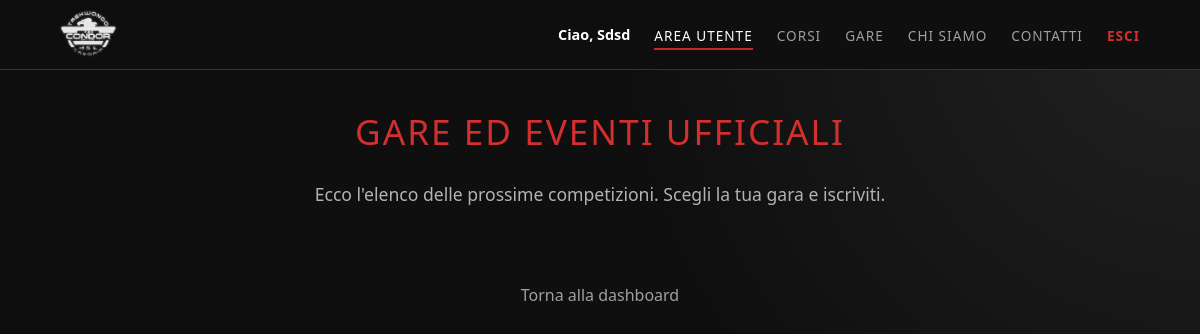
The page /gare.php (signed in) on the database as committed earlier.
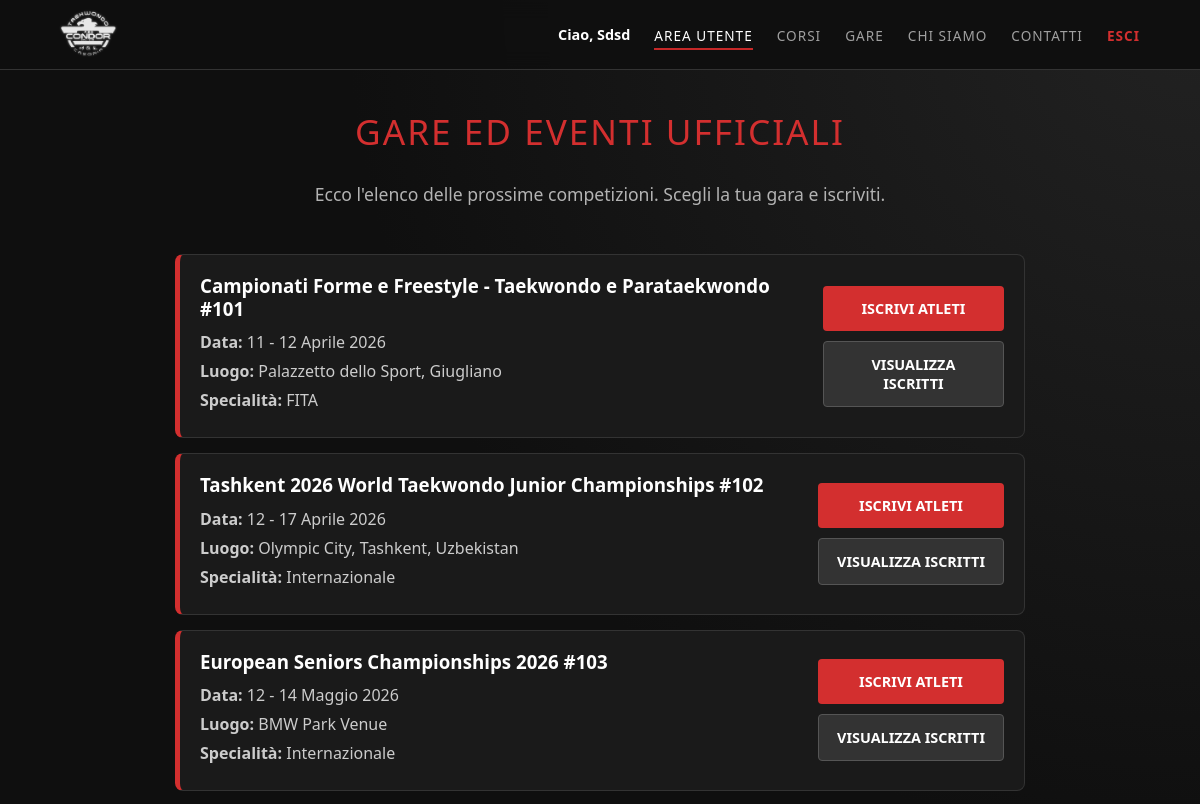
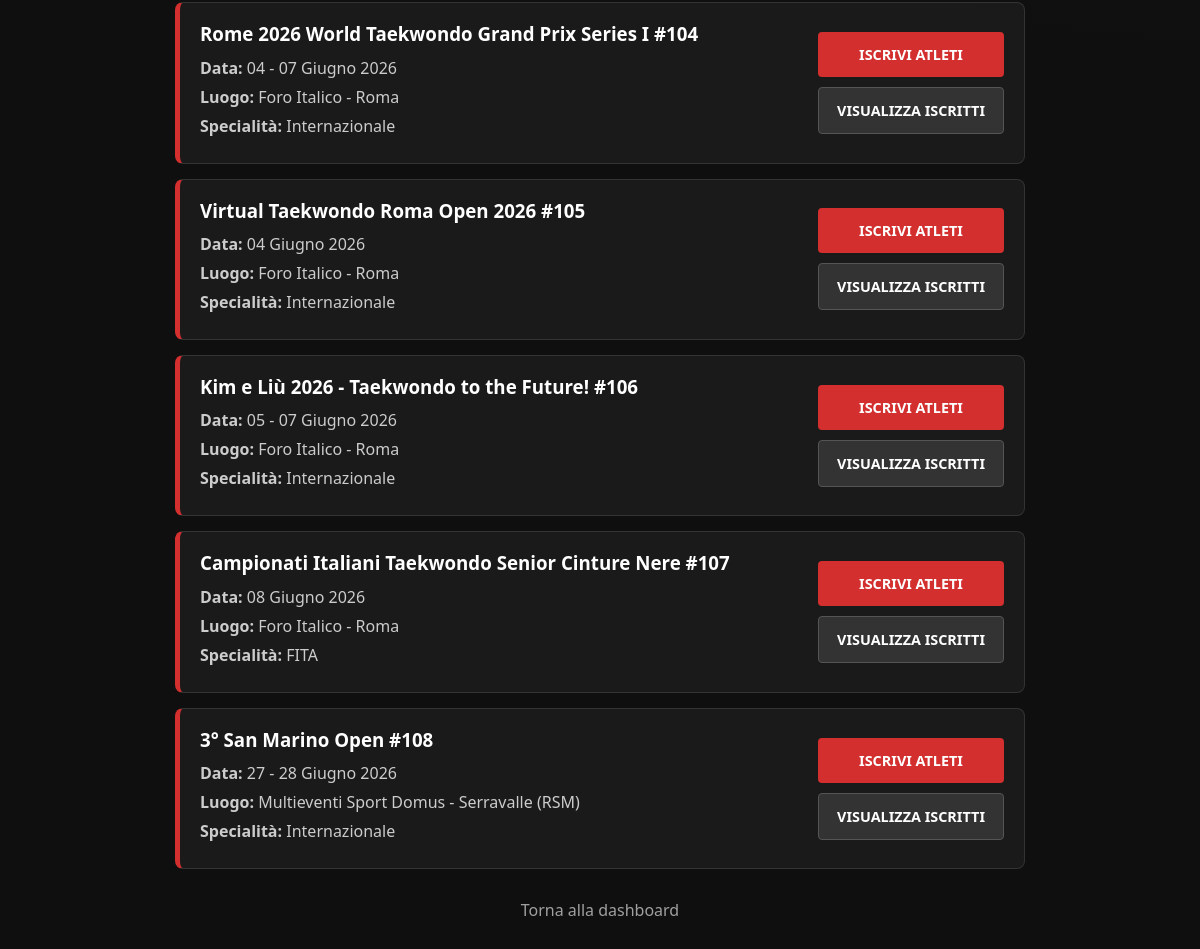
The same page on the database as committed later (2 pictures, top to bottom).
### tables this page shows
CREATE TABLE `gare` (
  `id_gara` int(11) NOT NULL,
  `titolo` varchar(200) NOT NULL,
  `data` varchar(50) NOT NULL,
  `luogo` varchar(150) NOT NULL,
  `specialita` varchar(50) NOT NULL
);

### utils.php (called while the page is built, shortened)
<?php
function utenteLoggato() {
    return isset($_SESSION['utente_loggato']);
}
function utenteCorrente() {
    return $_SESSION['utente_loggato'] ?? '';
}
function e($valore) {
    return htmlspecialchars((string) $valore, ENT_QUOTES, 'UTF-8');
}
?>

### gare.php (the view, shortened to what this page needs)
<?php
require_once 'utils.php';
$db = connessioneDb();
$elenco_gare = [];
if ($db) {
    $risultato = mysqli_query($db, "SELECT id_gara, titolo, `data`, luogo, specialita FROM gare ORDER BY id_gara ASC");
    if ($risultato) {
        while ($riga = mysqli_fetch_assoc($risultato)) {
            $elenco_gare[] = $riga;
        }
    }
}
?>
<!DOCTYPE html>
<html lang="it">
<head>
    <link rel="stylesheet" href="css/style.css">
</head>
<body>
<?php include 'header.php'; ?>
<main class="page-content column-layout fade-in">
    <header class="corsi-header">
        <h2>Gare ed eventi ufficiali</h2>
        <p>Ecco l'elenco delle prossime competizioni. Scegli la tua gara e iscriviti.</p>
    </header>
    <section class="gare-container">
        <?php foreach ($elenco_gare as $gara): ?>
            <article class="gara-card">
                <div class="gara-info">
                    <h3><?php echo e($gara['titolo']); ?></h3>
                    <p><strong>Data:</strong> <?php echo e($gara['data']); ?></p>
                    <p><strong>Luogo:</strong> <?php echo e($gara['luogo']); ?></p>
                    <p><strong>Specialit&agrave;:</strong> <?php echo e($gara['specialita']); ?></p>
                </div>
                <div class="gara-action">
                    <a href="iscriviti.php?id_gara=<?php echo e($gara['id_gara']); ?>" class="btn btn-red">Iscrivi atleti</a>
                    <a href="visualizza_iscritti.php?id_gara=<?php echo e($gara['id_gara']); ?>" class="btn btn-secondary">Visualizza iscritti</a>
                </div>
            </article>
        <?php endforeach; ?>
    </section>
    <div class="page-back">
        <a href="homepage.php" class="btn-link">Torna alla dashboard</a>
    </div>
</main>
</body>
</html>

### header.php (shortened to what this page needs)
<?php
require_once __DIR__ . '/utils.php';
$is_logged = utenteLoggato();
$utente = utenteCorrente();
?>
<header class="main-header">
    <div class="logo-container">
        <a href="<?php echo $is_logged ? 'homepage.php' : 'index.php'; ?>">
            <img src="images/logo.png" alt="ASD Condor">
        </a>
    </div>
    <nav>
        <ul class="nav-links">
            <?php if ($is_logged): ?>
                <li class="nav-user">Ciao, <?php echo e($utente); ?></li>
                <li><a href="homepage.php" class="nav-highlight">Area utente</a></li>
                <li><a href="corsi.php">Corsi</a></li>
                <li><a href="gare.php">Gare</a></li>
                <li><a href="chi_siamo.php">Chi siamo</a></li>
                <li><a href="contatti.php">Contatti</a></li>
                <li><a href="logout.php" class="nav-danger">Esci</a></li>
            <?php endif; ?>
        </ul>
    </nav>
</header>

### css/style.css (style rules this page uses)
:root { --bg-dark: #0f0f0f; --panel-dark: #181818; --panel-soft: #1e1e1e; --accent-red: #c62828; --accent-red-light: #d32f2f; --text-white: #ffffff; --text-gray: #a0a0a0; --border-color: #333333; }
* { box-sizing: border-box; margin: 0; padding: 0; }
body { min-height: 100vh; background-color: var(--bg-dark); background-image: radial-gradient(circle at top right, #222 0%, transparent 40%); color: var(--text-white); display: flex; flex-direction: column; font-family: "Segoe UI", "Helvetica Neue", sans-serif; }
a { color: inherit; }
img, video, iframe { max-width: 100%; }
.main-header { align-items: center; backdrop-filter: blur(10px); background: rgba(15, 15, 15, 0.95); border-bottom: 1px solid var(--border-color); display: flex; height: 70px; justify-content: space-between; padding: 0 5%; position: sticky; top: 0; z-index: 1000; }
.logo-container { align-items: center; display: flex; height: 100%; justify-content: center; }
.logo-container img { filter: brightness(0) invert(1) drop-shadow(0 0 1px rgba(255, 255, 255, 0.5)); height: 50px; opacity: 0.9; transition: filter 0.3s ease, opacity 0.3s ease, transform 0.3s ease; width: auto; }
.nav-links { align-items: center; display: flex; gap: 24px; list-style: none; }
.nav-links a { color: var(--text-gray); font-size: 0.85rem; font-weight: 500; letter-spacing: 1px; position: relative; text-decoration: none; text-transform: uppercase; transition: color 0.3s ease; }
.nav-links a:hover, .nav-links a.nav-highlight { color: var(--text-white); }
.nav-links a::after { background-color: var(--accent-red); bottom: -5px; content: ""; height: 2px; left: 0; position: absolute; transition: width 0.3s ease; width: 0; }
.nav-links a:hover::after, .nav-links a.nav-highlight::after { width: 100%; }
.nav-links a.nav-danger { color: var(--accent-red-light); font-weight: 700; }
.nav-user { color: var(--text-white); font-size: 0.9rem; font-weight: 700; text-transform: capitalize; }
.page-content { align-items: center; display: flex; flex: 1; justify-content: center; padding: 40px 20px; width: 100%; }
.column-layout { align-items: center; flex-direction: column; justify-content: flex-start; }
.fade-in, .form-container, .animated-page { animation: slideUpFade 0.7s cubic-bezier(0.2, 0.8, 0.2, 1) both; }
h1, h2, h3, h4 { line-height: 1.2; }
h2 { color: var(--text-white); font-size: 1.6rem; font-weight: 300; letter-spacing: 1px; margin-bottom: 30px; text-align: center; }
input[type="submit"], button[type="submit"], .btn { border: none; border-radius: 4px; cursor: pointer; display: inline-flex; font-size: 0.9rem; font-weight: 700; justify-content: center; padding: 13px 18px; text-align: center; text-decoration: none; text-transform: uppercase; transition: background-color 0.3s ease, border-color 0.3s ease, color 0.3s ease, transform 0.2s ease; }
.btn-secondary { background-color: #333; border: 1px solid #555; color: var(--text-white); }
.btn-red, button.btn-red { background-color: var(--accent-red-light); color: var(--text-white); }
.btn-link { color: var(--text-gray); display: inline-block; text-decoration: none; }
.corsi-header { margin-bottom: 3rem; text-align: center; }
.corsi-header h2 { color: var(--accent-red-light); font-size: 2.2rem; letter-spacing: 2px; text-transform: uppercase; }
.corsi-header p { color: #b3b3b3; font-size: 1.1rem; margin-top: 5px; }
.gare-container { display: flex; flex-direction: column; gap: 15px; margin: 0 auto; max-width: 850px; width: 100%; }
.gara-card { align-items: center; background-color: #1a1a1a; border: 1px solid var(--border-color); border-left: 5px solid var(--accent-red-light); border-radius: 8px; display: flex; gap: 20px; justify-content: space-between; padding: 20px; }
.gara-info h3 { color: var(--text-white); margin-bottom: 10px; }
.gara-info p { color: #ccc; line-height: 1.5; margin: 5px 0; }
.gara-action { display: flex; flex-direction: column; gap: 10px; min-width: 160px; }
.gara-action .btn { width: 100%; }
.page-back { margin-top: 30px; text-align: center; }

Rows that differ between the two databases and show on the page:
added gare: titolo "Campionati Forme e Freestyle - Taekwondo e Parataekwondo #101", data "11 - 12 Aprile 2026", luogo "Palazzetto dello Sport, Giugliano", specialita "FITA"
added gare: titolo "Tashkent 2026 World Taekwondo Junior Championships #102", data "12 - 17 Aprile 2026", luogo "Olympic City, Tashkent, Uzbekistan", specialita "Internazionale"
added gare: titolo "European Seniors Championships 2026 #103", data "12 - 14 Maggio 2026", luogo "BMW Park Venue", specialita "Internazionale"
added gare: titolo "Rome 2026 World Taekwondo Grand Prix Series I #104", data "04 - 07 Giugno 2026", luogo "Foro Italico - Roma", specialita "Internazionale"
added gare: titolo "Virtual Taekwondo Roma Open 2026 #105", data "04 Giugno 2026", luogo "Foro Italico - Roma", specialita "Internazionale"
added gare: titolo "Kim e Liù 2026 - Taekwondo to the Future! #106", data "05 - 07 Giugno 2026", luogo "Foro Italico - Roma", specialita "Internazionale"
added gare: titolo "Campionati Italiani Taekwondo Senior Cinture Nere #107", data "08 Giugno 2026", luogo "Foro Italico - Roma", specialita "FITA"
added gare: titolo "3° San Marino Open #108", data "27 - 28 Giugno 2026", luogo "Multieventi Sport Domus - Serravalle (RSM)", specialita "Internazionale"
